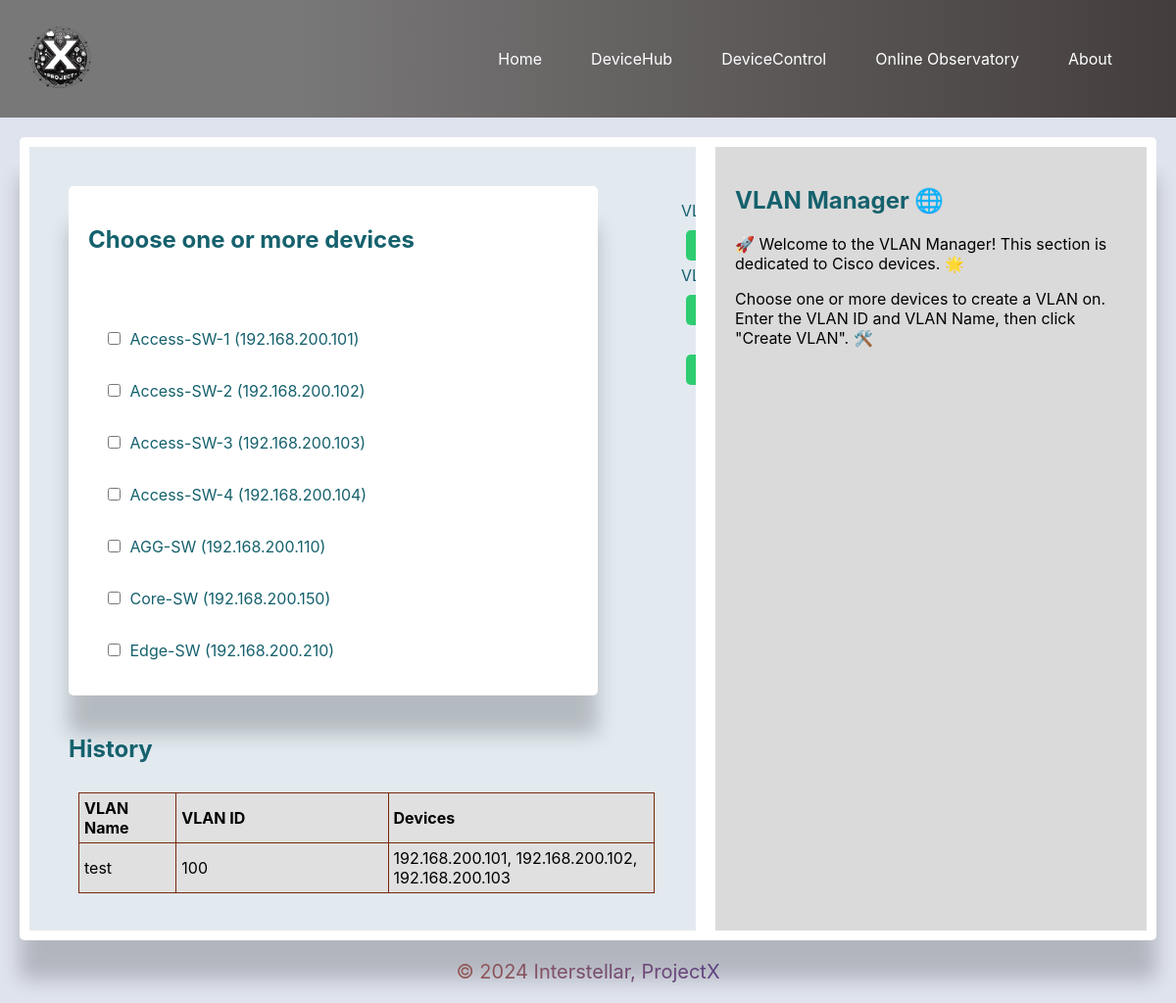
/devicecontrol/vlan, run on an earlier commit of the app's database.
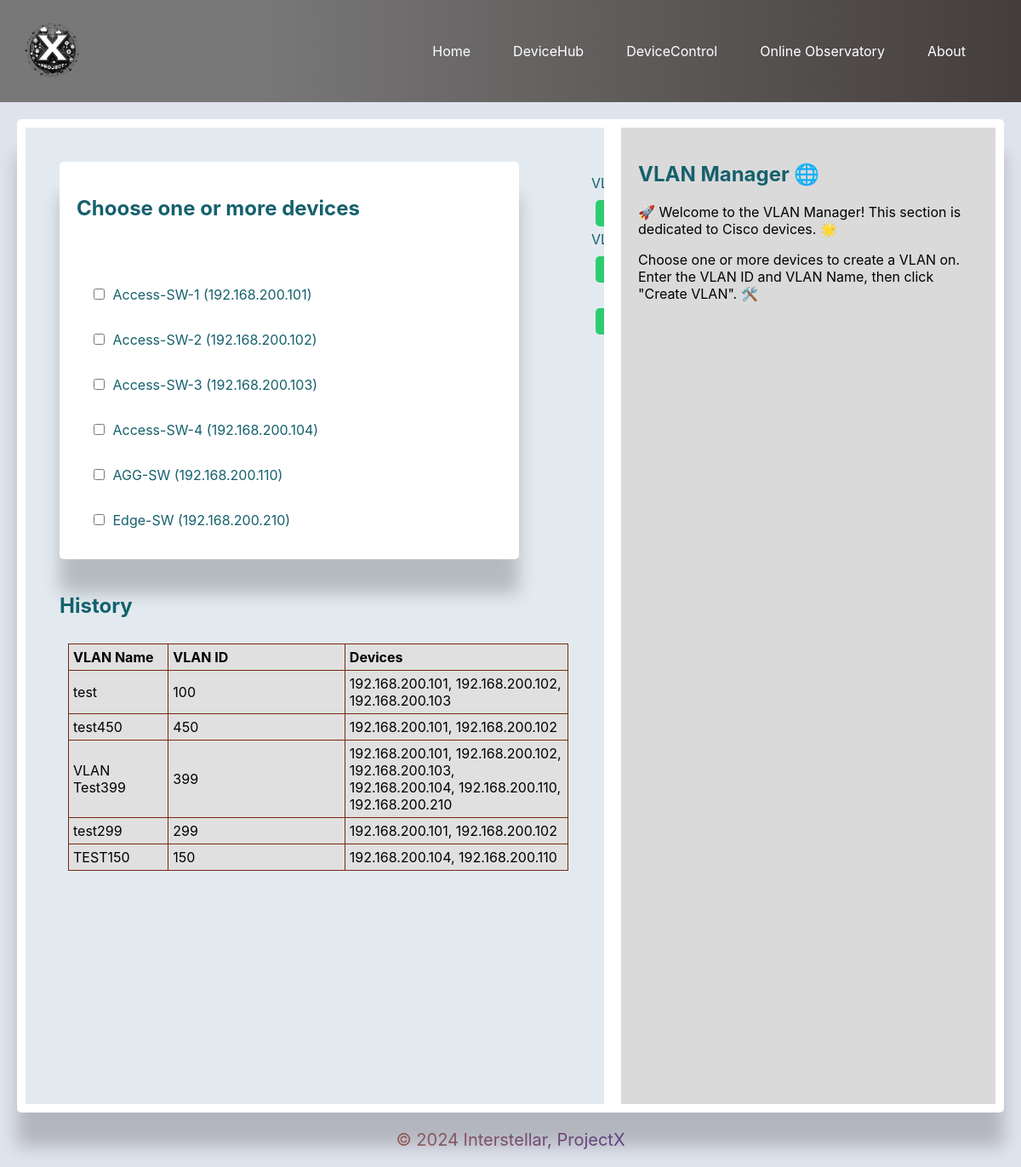
And on a later commit of the database.
### deviceHub/models.py (models this page shows)
class Device(models.Model):
    device_name = models.CharField(max_length=255)
    ip_address = models.GenericIPAddressField()
    device_type = models.CharField(max_length=255)
    manufacturer = models.CharField(max_length=255, blank=True, null=True)
    model = models.CharField(max_length=255, blank=True, null=True)
    location = models.CharField(max_length=255, blank=True, null=True)
    rack_loc = models.CharField(max_length=255, blank=True, null=True)

### deviceControl/models.py (models this page shows)
class VlanInventory(models.Model):
    vlan_name = models.CharField(max_length=50)
    vlan_id = models.PositiveIntegerField()
    devices = models.ManyToManyField(Device)

### deviceControl/views.py (the view, shortened to what this page needs)
# urls.py: path('vlan', views.vlan_manager, name='vlan_manager'),
def vlan_manager(request):
    devices = Device.objects.all()
    vlans = VlanInventory.objects.all()
    return render(request, 'vlan_manager.html', {'devices': devices, 'vlans': vlans})

### templates/vlan_manager.html (shortened to what this page needs)
{% extends 'base.html' %}
    {% load static %}
{% block content %}
<div class="vlan-container">
    <form method="post" action="{% url 'vlan_manager' %}" class="vlan-form">
        <div class="device-list-container">
            <h2> Choose one or more devices</h2><br></br>
            {% for device in devices %}
            {% if device.device_type == 'Switch' and device.manufacturer == 'Cisco' %}
            <label class="device-checkbox">
                <input type="checkbox" name="selected_devices" value="{{ device.ip_address }}">
                {{ device.device_name }} ({{ device.ip_address }})
            </label>
            {% endif %}
            {% endfor %}
        </div>
        <div class="vlan-input-container">
            <label for="vlan_id">VLAN ID:</label>
            <input type="text" id="vlan_id" name="vlan_id"
                pattern="^(?:[1-9]|[1-9][0-9]{1,2}|[1-3][0-9]{3}|40(?:[0-8][0-9]|9[0-6]))$" required>
            <label for="vlan_name">VLAN Name:</label>
            <input type="text" id="vlan_name" name="vlan_name" required><br></br>
            <button type="submit">Create VLAN</button>
        </div>
    </form>
    <table>
        <h2>History</h2>
        <thead>
            <tr>
                <th>VLAN Name</th>
                <th>VLAN ID</th>
                <th>Devices</th>
            </tr>
        </thead>
        <tbody>
            {% for vlan in vlans %}
            <tr>
                <td>{{ vlan.vlan_name }}</td>
                <td>{{ vlan.vlan_id }}</td>
                <td>
                    {% if vlan.devices.all %}
                    {% for device in vlan.devices.all %}
                    {{ device.ip_address }}{% if not forloop.last %}, {% endif %}
                    {% endfor %}
                    {% else %}
                    No devices associated
                    {% endif %}
                </td>
            </tr>
            {% endfor %}
        </tbody>
    </table>
</div>
{% endblock %}
{% block help %}
<h2>VLAN Manager 🌐</h2>
<p>🚀 Welcome to the VLAN Manager! This section is dedicated to Cisco devices. 🌟</p>
<p>Choose one or more devices to create a VLAN on. Enter the VLAN ID and VLAN Name, then click "Create VLAN". 🛠️</p>
{% endblock %}

### templates/base.html (shortened to what this page needs)
<!DOCTYPE html>
<html lang="en">
<head>
    {% load static %}
    <link rel="stylesheet" href="{% static 'css/base.css'%}">
</head>
<body>
    <nav class="navbar">
        <div class="logo">
            <img src="{% static 'images/logo.png' %}" alt="App Logo">
        </div>
        <ul class="nav-menu">
            <li><a href="http://127.0.0.1:8000">Home</a></li>
            <li><a href="http://127.0.0.1:8000/devicehub">DeviceHub</a></li>
            <li class="dropdown">
                <a href="http://127.0.0.1:8000/devicehub">DeviceControl</a>
            </li>
            <li class="dropdown">
                <a href="#">Online Observatory</a>
            </li>
            <li><a href="http://127.0.0.1:8000/about">About </a></li>
        </ul>
    </nav>
    <main class="content-area">
        <section class="content-section">
            {% block content %}
            {% endblock %}
        </section>
        <aside class="help-section">
            {% block help %}
            {% endblock %}
        </aside>
    </main>
    <footer class="footer">
        <p>&copy; 2024 Interstellar, ProjectX</p>
    </footer>
</body>
</html>

### static/css/base.css (style rules this page uses)
:root { --font-family-sans-serif: -apple-system, BlinkMacSystemFont, "Segoe UI", Roboto, "Helvetica Neue", Arial, "Noto Sans", sans-serif, "Apple Color Emoji", "Segoe UI Emoji", "Segoe UI Symbol", "Noto Color Emoji"; --font-family-monospace: SFMono-Regular, Menlo, Monaco, Consolas, "Liberation Mono", "Courier New", monospace; }
html { font-family: sans-serif; }
body { font-family: sans-serif; margin: 0; padding: 0; font-family: -apple-system, BlinkMacSystemFont, "Segoe UI", Roboto, "Helvetica Neue", Arial, "Noto Sans", sans-serif, "Apple Color Emoji", "Segoe UI Emoji", "Segoe UI Symbol", "Noto Color Emoji"; background-color: #dfe3ee; background-size: cover; }
.navbar { display: flex; justify-content: space-between; align-items: center; padding: 20px; background-color: #333; color: #fff; }
.logo { display: flex; align-items: center; }
.logo img { height: 80px; width: 80px; border-radius: 50%; }
.nav-menu { display: flex; list-style: none; margin: 0; padding: 10px; }
.nav-menu li { margin-right: 20px; }
.nav-menu li a { color: #fff; text-decoration: none; padding: 10px 15px; transition: background-color 0.2s ease-in-out; }
.dropdown { position: relative; }
.navbar { background-image: linear-gradient(to right, #797878 25%, #443d3d 100%); }
.content-area { padding: 10px; margin: auto; background-color: #fff; border-radius: 5px; box-shadow: 0px 40px 20px rgba(0, 0, 0, 0.20); margin: 20px; display: flex; }
.content-section { flex: 1; height: 100vh; overflow: auto; background-color: #e2eaf0; }
.help-section { flex: 0 0 400px; background-color: #dbdada; padding: 20px; margin-left: 20px; }
label { display: flex; margin-bottom: 5px; color: #15616d; align-items: center; }
input, button { padding: 8px 10px; border: none; border-radius: 5px; margin: 5px; background-color: #2ecc71; color: #000; cursor: pointer; }
table { width: 98%; border-collapse: collapse; color: #000; background-color: #e0e0e0; border: 1px solid #141413; border-radius: 5px; margin: 10px; }
th:nth-child(1), td:nth-child(1) { width: 5%; }
th:nth-child(2), td:nth-child(2) { width: 15%; }
th:nth-child(3), td:nth-child(3) { width: 16%; }
th, td { padding: 5px; text-align: left; border: 1px solid #78290f; }
.about-container h1, h2 { color: #15616d; z-index: 1; }
.footer { bottom: 0px; text-align: center; width: 100%; border-radius: 0; z-index: 1; font-size: 20px; background: linear-gradient(to right, #f18305, #0116d3); -webkit-background-clip: text; background-clip: text; -webkit-text-fill-color: transparent; }
.vlan-container { display: flex; flex-direction: column; margin: 20px; padding: 20px; align-items: flex-start; }
.device-list-container { display: flex; flex-direction: column; flex-wrap: wrap; padding: 20px; background-color: #fff; border-radius: 5px; box-shadow: 0px 40px 20px rgba(0, 0, 0, 0.20); width: 500px; }
.vlan-form { display: flex; margin-bottom: 20px; }
.vlan-input-container { gap: 20px; padding: 15px; margin-left: 70px; }
.device-checkbox { display: block; margin: 15px; }

What changed in the data, as far as the page shows it:
removed Device: device_name "Core-SW", ip_address "192.168.200.150", shown under "Choose one or more devices"
added VlanInventory: vlan_name "test450", vlan_id "450", Device (ip_address "192.168.200.101"), Device (ip_address "192.168.200.102")
added VlanInventory: vlan_name "VLAN Test399", vlan_id "399", Device (ip_address "192.168.200.101"), Device (ip_address "192.168.200.102"), Device (ip_address "192.168.200.103"), Device (ip_address "192.168.200.104"), Device (ip_address "192.168.200.110"), Device (ip_address "192.168.200.210")
added VlanInventory: vlan_name "test299", vlan_id "299", Device (ip_address "192.168.200.101"), Device (ip_address "192.168.200.102")
added VlanInventory: vlan_name "TEST150", vlan_id "150", Device (ip_address "192.168.200.104"), Device (ip_address "192.168.200.110")
